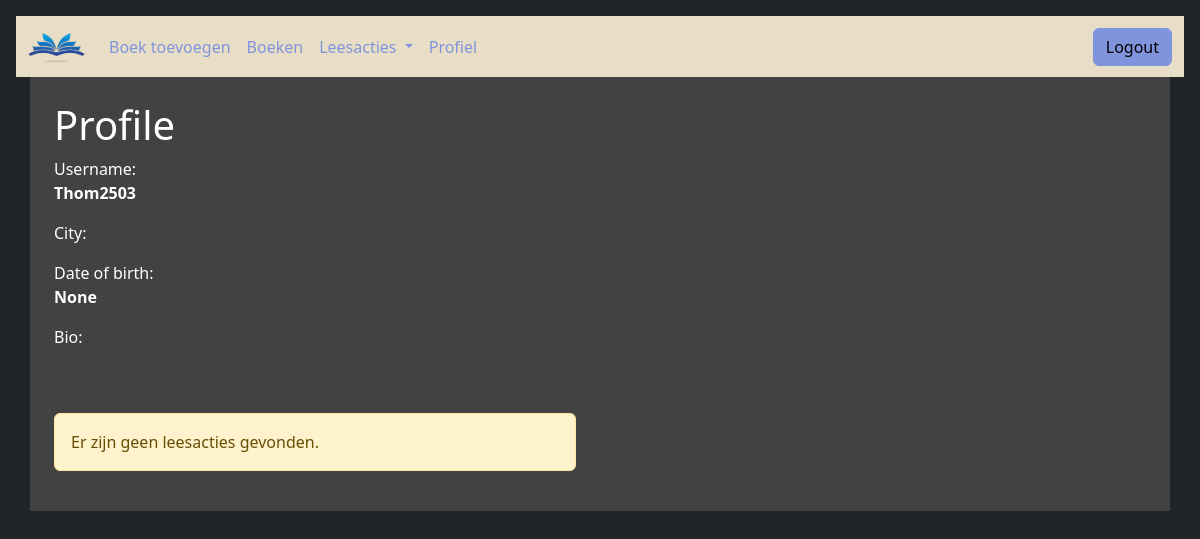
/profile/Thom2503/ (signed in), run on an earlier commit of the app's database.
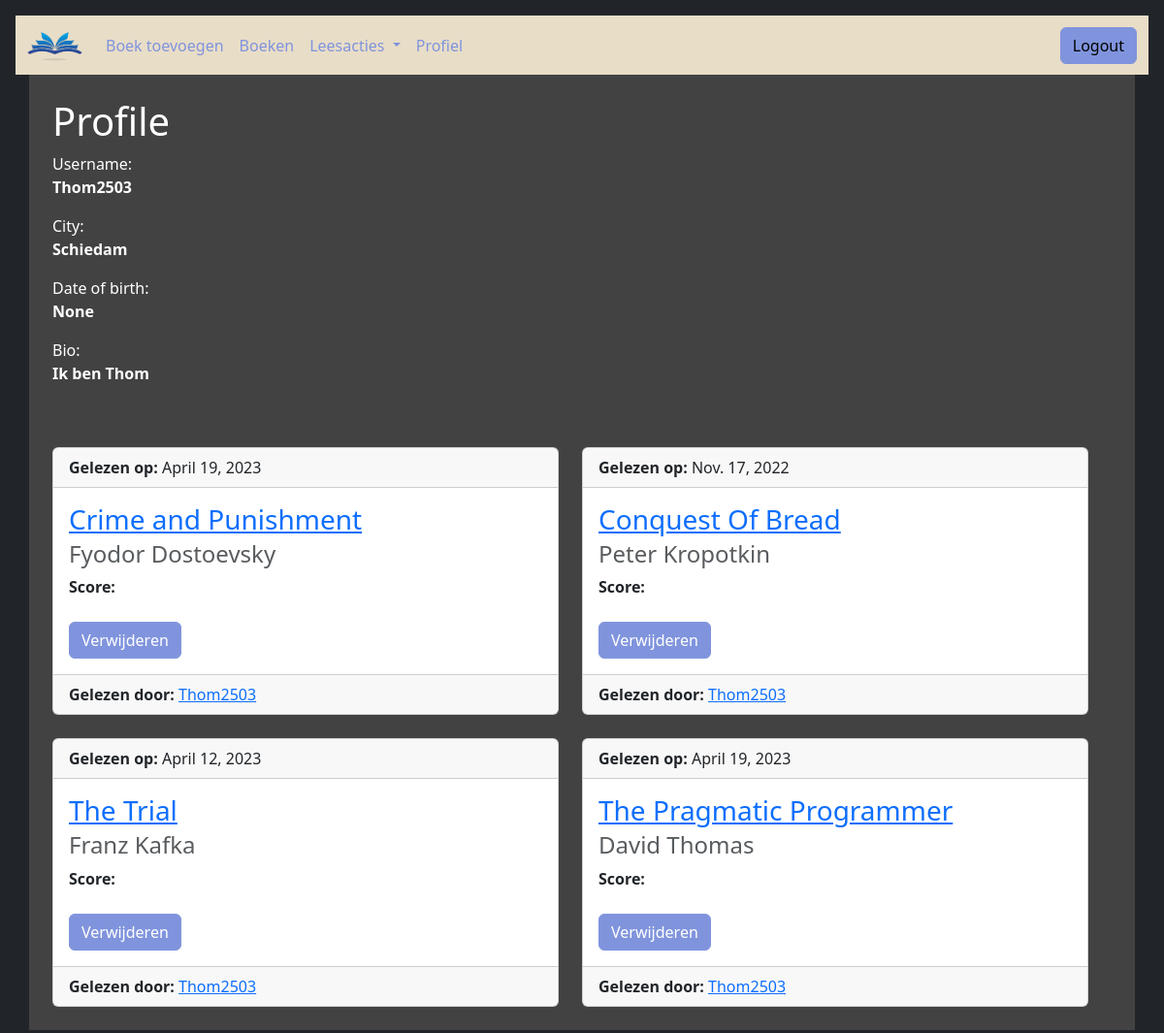
And on a later commit of the database.
### base/models.py (models this page shows, shortened)
class Profile(models.Model):
    biotext = models.TextField()
    city = models.CharField(max_length=100)
    date_of_birth = models.DateField(null=True, blank=True)
    user = models.OneToOneField(User, on_delete=models.CASCADE)

class Read(models.Model):
    book = models.ForeignKey(Book, on_delete=models.CASCADE)
    user = models.ForeignKey(User, on_delete=models.CASCADE)
    date = models.DateField(null=True, blank=True)
    score = models.IntegerField(max_length=1)

class Book(models.Model):
    title = models.CharField(max_length=100)
    author = models.CharField(max_length=100)
    genre = models.CharField(max_length=75)
    number_of_pages = models.IntegerField(max_length=5)
    approved = models.BooleanField(default=False)
    approved_by = models.ForeignKey(User, on_delete=models.CASCADE, null=True, blank=True)

### base/views.py (the view)
# urls.py: path('profile/<str:user>/', views.profile_page, name="profile"),
@login_required
def profile_page(request, user=None):
    if user is not None:
        reads = Read.objects.filter(user__username=user)
        profile = Profile.objects.get(user__username=user)
    else:
        user = request.user
        reads = Read.objects.filter(user=user)
        profile = Profile.objects.get(user=user)
    context = {'profile': profile, 'actions': reads}
    return render(request, 'base/profile_page.html', context)

### base/templates/base/profile_page.html (shortened to what this page needs)
{% extends 'base/base.html' %}
{% block content %}
    <div class="container">
        <div class="row">
            <div class="col-md-12">
                <h1>Profile</h1>
                <p>Username: <br> <strong> {{ profile.user }} </strong> </p>
                <p>City:  <br> <strong> {{ profile.city }} </strong> </p>
                <p>Date of birth: <br><strong> {{ profile.date_of_birth }} </strong> </p>
                <p>Bio: <br> <strong> {{ profile.biotext }} </strong> </p>
            </div>
        </div>
            <div class="row">
                {% include "base/feedcards.html" %}
            </div>
    </div>
    <br>
{% endblock %}

### base/templates/base/feedcards.html (shortened to what this page needs)
{% load static %}
<div class="row row-cols-1 row-cols-md-2 g-4 text-black">
	{% for action in actions %}
		<div class="col">
			<div class="card">
				<div class="card-header">
					<strong>Gelezen op: </strong> {{ action.date }} <br>
				</div>
				<div class="card-body">
					<h3 class="card-title"><a href="{% url 'base:book_detail' action.book.pk %}">{{ action.book.title }}</a></h3>
					<h4 class="card-subtitle mb-2 text-muted">{{ action.book.author }}</h4>
					<strong>Score: </strong><br>
					<br>
					{% if action.user == request.user %}
						<a href="{% url 'base:readform' action.pk %}" class="btn btn-primary">Aanpassen</a>
						&nbsp;
						<a href="{% url 'base:delete_read' action.pk %}" class="btn btn-danger">Verwijderen</a>
					{% elif request.user.is_staff %}
						<a href="{% url 'base:delete_read' action.pk %}" class="btn btn-danger">Verwijderen</a>
					{% endif %}
				</div>
				<div class="card-footer">
					<strong>Gelezen door: </strong> <a href="{% url 'base:profile' action.user %}">{{ action.user }}</a>
				</div>
			</div>
		</div>
	{% empty %}
		<div class="col">
			<div class="alert alert-warning">
				Er zijn geen leesacties gevonden.
			</div>
		</div>
	{% endfor %}
</div>

What changed in the data, as far as the page shows it:
changed Profile "None": city (not shown) → "Schiedam"; biotext (not shown) → "Ik ben Thom"
added Read: date "April 19, 2023", book "Crime and Punishment", book.author "Fyodor Dostoevsky", shows "Verwijderen", user "Thom2503"
added Read: date "Nov. 17, 2022", book "Conquest Of Bread", book.author "Peter Kropotkin", shows "Verwijderen", user "Thom2503"
added Read: date "April 12, 2023", book "The Trial", book.author "Franz Kafka", shows "Verwijderen", user "Thom2503"
added Read: date "April 19, 2023", book "The Pragmatic Programmer", book.author "David Thomas", shows "Verwijderen", user "Thom2503"
Also different on the page:
text no longer shown: "Er zijn geen leesacties gevonden."
